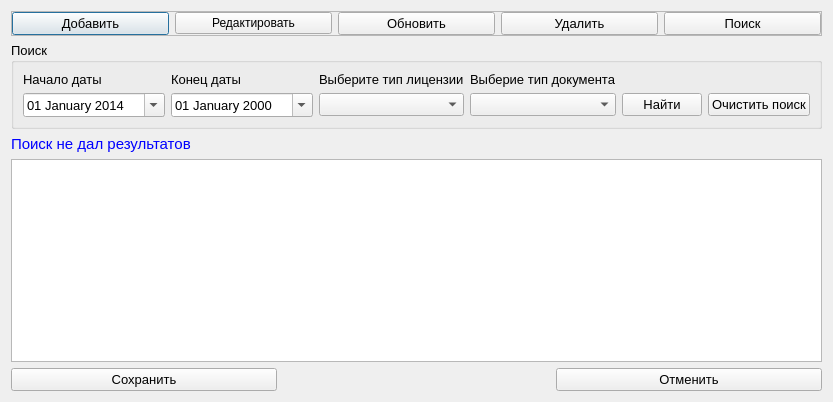
<?xml version="1.0" encoding="UTF-8"?>
<ui version="4.0">
 <class>Lic_docs</class>
 <widget class="QDialog" name="Lic_docs">
  <property name="geometry">
   <rect>
    <x>0</x>
    <y>0</y>
    <width>807</width>
    <height>402</height>
   </rect>
  </property>
  <property name="windowTitle">
   <string>Лицензии и документы</string>
  </property>
  <layout class="QGridLayout" name="gridLayout_3">
   <item row="0" column="0" colspan="3">
    <widget class="QFrame" name="frame">
     <property name="frameShape">
      <enum>QFrame::StyledPanel</enum>
     </property>
     <property name="frameShadow">
      <enum>QFrame::Raised</enum>
     </property>
     <layout class="QGridLayout" name="gridLayout_2">
      <property name="leftMargin">
       <number>0</number>
      </property>
      <property name="topMargin">
       <number>0</number>
      </property>
      <property name="rightMargin">
       <number>0</number>
      </property>
      <property name="bottomMargin">
       <number>0</number>
      </property>
      <item row="0" column="0">
       <widget class="QPushButton" name="pushButton_add">
        <property name="font">
         <font>
          <pointsize>10</pointsize>
         </font>
        </property>
        <property name="text">
         <string>Добавить</string>
        </property>
        <property name="icon">
         <iconset resource="resourses.qrc">
          <normaloff>:/img/img/add.png</normaloff>:/img/img/add.png</iconset>
        </property>
       </widget>
      </item>
      <item row="0" column="2">
       <widget class="QPushButton" name="pushButton_update">
        <property name="font">
         <font>
          <pointsize>10</pointsize>
         </font>
        </property>
        <property name="text">
         <string>Обновить</string>
        </property>
        <property name="icon">
         <iconset resource="resourses.qrc">
          <normaloff>:/img/img/refresh.png</normaloff>:/img/img/refresh.png</iconset>
        </property>
       </widget>
      </item>
      <item row="0" column="3">
       <widget class="QPushButton" name="pushButton_del">
        <property name="font">
         <font>
          <pointsize>10</pointsize>
         </font>
        </property>
        <property name="text">
         <string>Удалить</string>
        </property>
        <property name="icon">
         <iconset resource="resourses.qrc">
          <normaloff>:/img/img/delete.png</normaloff>:/img/img/delete.png</iconset>
        </property>
       </widget>
      </item>
      <item row="0" column="4">
       <widget class="QPushButton" name="pushButton_search">
        <property name="font">
         <font>
          <pointsize>10</pointsize>
         </font>
        </property>
        <property name="text">
         <string>Поиск</string>
        </property>
        <property name="icon">
         <iconset resource="resourses.qrc">
          <normaloff>:/img/img/find.png</normaloff>:/img/img/find.png</iconset>
        </property>
       </widget>
      </item>
      <item row="0" column="1">
       <widget class="QPushButton" name="pushButton_edit">
        <property name="text">
         <string>Редактировать</string>
        </property>
        <property name="icon">
         <iconset resource="resourses.qrc">
          <normaloff>:/img/img/edit.png</normaloff>:/img/img/edit.png</iconset>
        </property>
       </widget>
      </item>
     </layout>
    </widget>
   </item>
   <item row="1" column="0" colspan="3">
    <widget class="QGroupBox" name="groupBox_search">
     <property name="font">
      <font>
       <pointsize>10</pointsize>
      </font>
     </property>
     <property name="title">
      <string>Поиск</string>
     </property>
     <layout class="QGridLayout" name="gridLayout" columnstretch="4,4,3,3,3,3">
      <item row="1" column="0">
       <widget class="QDateEdit" name="dateEdit_start">
        <property name="dateTime">
         <datetime>
          <hour>0</hour>
          <minute>0</minute>
          <second>0</second>
          <year>2014</year>
          <month>1</month>
          <day>1</day>
         </datetime>
        </property>
        <property name="displayFormat">
         <string>dd MMMM yyyy</string>
        </property>
        <property name="calendarPopup">
         <bool>true</bool>
        </property>
       </widget>
      </item>
      <item row="1" column="3">
       <widget class="QComboBox" name="comboBox_type_doc"/>
      </item>
      <item row="0" column="2">
       <widget class="QLabel" name="label">
        <property name="font">
         <font>
          <pointsize>10</pointsize>
         </font>
        </property>
        <property name="text">
         <string>Выберите тип лицензии</string>
        </property>
       </widget>
      </item>
      <item row="0" column="3">
       <widget class="QLabel" name="label_2">
        <property name="font">
         <font>
          <pointsize>10</pointsize>
         </font>
        </property>
        <property name="text">
         <string>Выберие тип документа</string>
        </property>
       </widget>
      </item>
      <item row="1" column="4">
       <widget class="QPushButton" name="pushButton_find">
        <property name="font">
         <font>
          <pointsize>10</pointsize>
         </font>
        </property>
        <property name="text">
         <string>Найти</string>
        </property>
        <property name="icon">
         <iconset resource="resourses.qrc">
          <normaloff>:/img/img/findOk.png</normaloff>:/img/img/findOk.png</iconset>
        </property>
       </widget>
      </item>
      <item row="1" column="5">
       <widget class="QPushButton" name="pushButton_clear">
        <property name="font">
         <font>
          <pointsize>10</pointsize>
         </font>
        </property>
        <property name="text">
         <string>Очистить поиск</string>
        </property>
        <property name="icon">
         <iconset resource="resourses.qrc">
          <normaloff>:/img/img/clear.png</normaloff>:/img/img/clear.png</iconset>
        </property>
       </widget>
      </item>
      <item row="1" column="2">
       <widget class="QComboBox" name="comboBox_type_lic">
        <property name="font">
         <font>
          <pointsize>10</pointsize>
         </font>
        </property>
       </widget>
      </item>
      <item row="1" column="1">
       <widget class="QDateEdit" name="dateEdit_end">
        <property name="displayFormat">
         <string>dd MMMM yyyy</string>
        </property>
        <property name="calendarPopup">
         <bool>true</bool>
        </property>
       </widget>
      </item>
      <item row="0" column="0">
       <widget class="QLabel" name="label_3">
        <property name="text">
         <string>Начало даты</string>
        </property>
       </widget>
      </item>
      <item row="0" column="1">
       <widget class="QLabel" name="label_4">
        <property name="text">
         <string>Конец даты</string>
        </property>
       </widget>
      </item>
     </layout>
    </widget>
   </item>
   <item row="2" column="0" colspan="2">
    <widget class="QLabel" name="label_result">
     <property name="maximumSize">
      <size>
       <width>16777215</width>
       <height>20</height>
      </size>
     </property>
     <property name="font">
      <font>
       <pointsize>11</pointsize>
      </font>
     </property>
     <property name="styleSheet">
      <string notr="true">color:rgb(0, 0, 255)</string>
     </property>
     <property name="text">
      <string>Поиск не дал результатов</string>
     </property>
    </widget>
   </item>
   <item row="4" column="0">
    <widget class="QPushButton" name="pushButton_save">
     <property name="font">
      <font>
       <pointsize>10</pointsize>
      </font>
     </property>
     <property name="text">
      <string>Сохранить</string>
     </property>
     <property name="icon">
      <iconset resource="resourses.qrc">
       <normaloff>:/img/img/save.png</normaloff>:/img/img/save.png</iconset>
     </property>
    </widget>
   </item>
   <item row="4" column="1">
    <widget class="QLabel" name="label_naideno">
     <property name="font">
      <font>
       <pointsize>12</pointsize>
      </font>
     </property>
     <property name="styleSheet">
      <string notr="true">color:rgb(85, 0, 255)</string>
     </property>
     <property name="text">
      <string/>
     </property>
    </widget>
   </item>
   <item row="4" column="2">
    <widget class="QPushButton" name="pushButton_cancel">
     <property name="font">
      <font>
       <pointsize>10</pointsize>
      </font>
     </property>
     <property name="text">
      <string>Отменить</string>
     </property>
     <property name="icon">
      <iconset resource="resourses.qrc">
       <normaloff>:/img/img/cancel.png</normaloff>:/img/img/cancel.png</iconset>
     </property>
    </widget>
   </item>
   <item row="3" column="0" colspan="3">
    <widget class="QTableView" name="tableView">
     <property name="font">
      <font>
       <pointsize>10</pointsize>
      </font>
     </property>
     <property name="alternatingRowColors">
      <bool>true</bool>
     </property>
     <property name="selectionMode">
      <enum>QAbstractItemView::SingleSelection</enum>
     </property>
     <property name="selectionBehavior">
      <enum>QAbstractItemView::SelectRows</enum>
     </property>
    </widget>
   </item>
  </layout>
 </widget>
 <resources>
  <include location="resourses.qrc"/>
 </resources>
 <connections/>
</ui>
